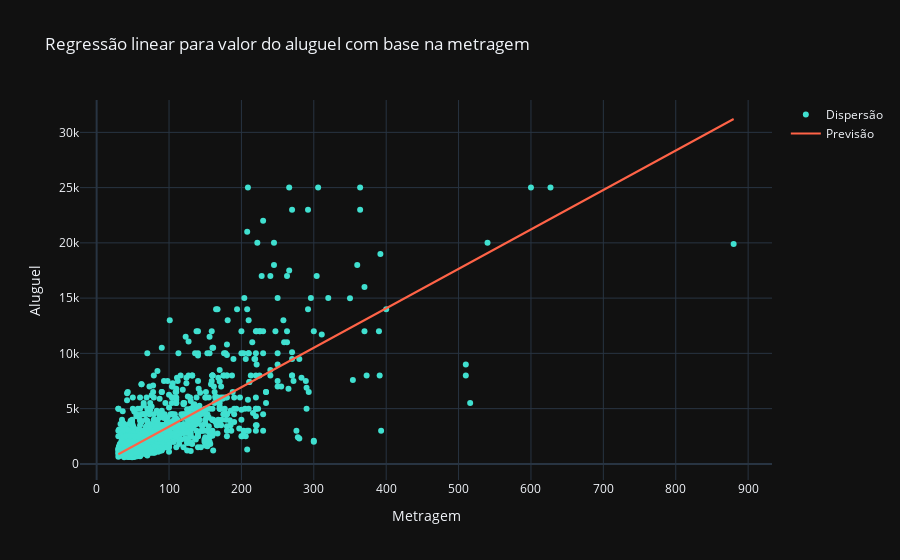

Here is the notebook cell this chart was saved with:
### Markdown cell above
D) Plote o gráfico da reta de regressão encontrada e traga insights acerca da dispersão dos pontos e ajuste da reta.

### Code cell
fig = go.Figure()
fig.add_traces(go.Scatter(x=X['Metragem'],
                          y=y,
                          mode='markers',
                          marker_color = 'turquoise',
                          name = 'Dispersão'))
fig.add_traces(go.Scatter(x=X['Metragem'],
                          y=reg.predict(X),
                          marker_color = 'tomato',
                          name = 'Previsão'))
fig.update_layout(title_text = 'Regressão linear para valor do aluguel com base na metragem',
                  xaxis_title = 'Metragem',
                  yaxis_title = 'Aluguel')
fig.show()

### Figure 1 — Plotly figure (JSON) as saved in the notebook; plotly's stock layout.template omitted (floating-point values rounded to 4 significant figures; data arrays with more than 128 entries replaced by an {"elided": "..."} marker saying what was removed)
{"data": [{"marker": {"color": "turquoise"}, "mode": "markers", "name": "Dispersão", "x": {"elided": "1801 int values"}, "y": {"elided": "1801 int values"}, "type": "scatter"}, {"marker": {"color": "tomato"}, "name": "Previsão", "x": {"elided": "1801 int values"}, "y": {"elided": "1801 float values"}, "type": "scatter"}], "layout": {"title": {"text": "Regressão linear para valor do aluguel com base na metragem"}, "xaxis": {"title": {"text": "Metragem"}}, "yaxis": {"title": {"text": "Aluguel"}}}}
